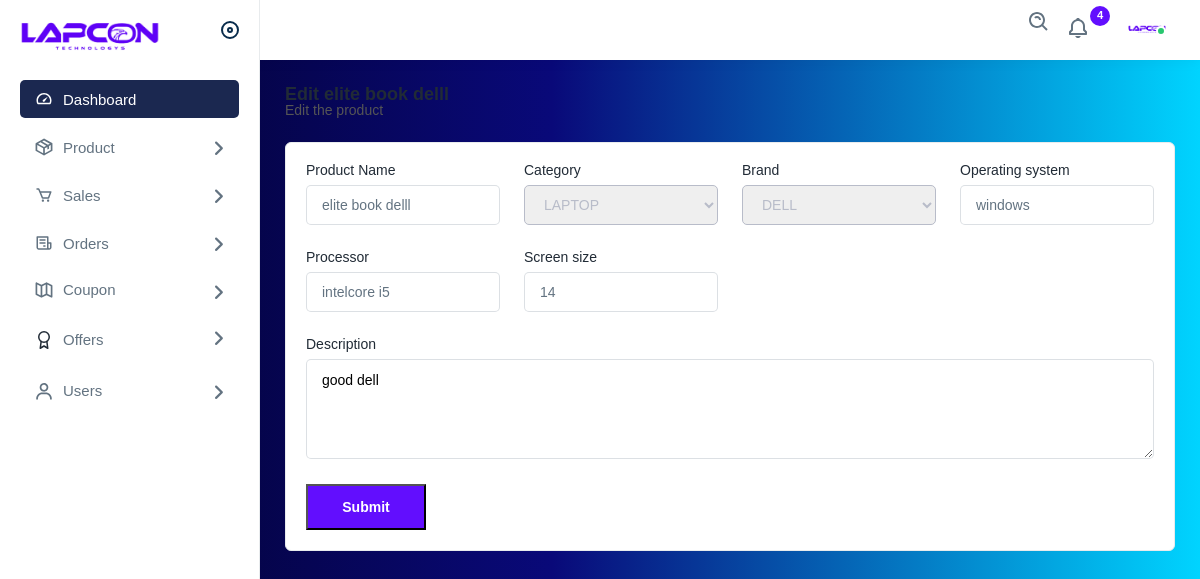
Page /admin_panel/edit_product/1/ (signed in) on the committed database.
### Product/models.py (models this page shows)
class Product(models.Model):
    name=models.CharField(max_length=255)
    description=models.TextField()
    category=models.ForeignKey(Category, on_delete=models.CASCADE,related_name='products')
    brand=models.ForeignKey(Brand,on_delete=models.CASCADE,related_name='products')
    operating_system = models.CharField(max_length=25, default='Android')
    processor = models.CharField(max_length=60)
    screen_size = models.CharField(max_length=60)
    is_available = models.BooleanField(default=True)
    is_active = models.BooleanField(default=True)
    created_at = models.DateTimeField(auto_now_add=True)
    updated_at = models.DateTimeField(auto_now=True)

class Category(models.Model):
    name=models.CharField(max_length=50,unique=True)
    description=models.TextField(null=True)
    created_at=models.DateTimeField(default=datetime.now())
    is_active=models.BooleanField(default=True)

class Brand(models.Model):
    name=models.CharField(max_length=50,unique=True)
    description=models.TextField(null=True)
    image=models.ImageField(upload_to=upload_to)
    created_at=models.DateTimeField(default=datetime.now())
    is_active=models.BooleanField(default=True)

### Product/views.py (the view, shortened to what this page needs)
# urls.py: path('admin_panel/edit_product/<int:product_id>/', views.edit_product, name='edit_product'),
@login_required(login_url='admin_signin')
def edit_product(request, product_id):
    product = Product.objects.get(pk =product_id)
    category = Category.objects.get(pk=product.category.id)
    categoryes = Category.objects.all()
    brand = Brand.objects.get(pk=product.brand.id)
    brands = Brand.objects.all()
    return render(request, 'admin/edit_product.html', {'product':product,'category':category,'brand':brand,'brands':brands,'categoryes':categoryes})

### templates/admin/edit_product.html (shortened to what this page needs)
{% extends 'admin/layout.html' %}
{% load static %}
{% block content %}
    <div class="page-wrapper">
        <div class="content">
            <div class="page-header">
                <div class="page-title">
                    <h4>Edit {{product.name}}</h4>
                    <h6>Edit the product</h6>
                </div>
            </div>
            <div class="card">
                <div class="card-body">
                    <form method="post" enctype="multipart/form-data">
                        <div class="row">
                            <div class="col-lg-3 col-sm-6 col-12">
                                <div class="form-group">
                                    <label>Product Name</label>
                                    <input type="text" name="name" required value="{{product.name}}">
                                </div>
                            </div>
                            <div class="col-lg-3 col-sm-6 col-12">
                                <div class="form-group">
                                    <label>Category</label>
                                    <select class="select" name="category" required>
                                        {% for c in categoryes%}
                                                <option value="{{c.id}}" {% if product.category.id == c.id %}selected{%endif%}>{{c.name}}</option>
                                            {% endfor %}
                                    </select>
                                </div>
                            </div>
                            <div class="col-lg-3 col-sm-6 col-12">
                                <div class="form-group">
                                    <label>Brand</label>
                                        <select class="select" name="brand" required >
                                            {% for b in brands%}
                                                <option value="{{b.id}}" {% if product.brand.id == b.id %}selected{%endif%}>{{b.name}}</option>
                                            {% endfor %}
                                        </select>
                                </div>
                            </div>
                            <div class="col-lg-3 col-sm-6 col-12">
                                <div class="form-group">
                                        <label>Operating system</label>
                                        <input type="text" name="operating_system" required value="{{product.operating_system}}">
                                </div>
                            </div>
                            <div class="col-lg-3 col-sm-6 col-12">
                                <div class="form-group">
                                    <label>Processor</label>
                                    <input type="text" name="processor" required value="{{product.processor}}">
                                </div>
                            </div>
                            <div class="col-lg-3 col-sm-6 col-12">
                                <div class="form-group">
                                    <label>Screen size</label>
                                    <input type="text" required name="screen_size" value="{{product.screen_size}}" onkeyup="if (/[^|0-9.]+/g.test(this.value)) this.value = this.value.replace(/[^|0-9.]+/g,'')">
                                </div>
                            </div>
                            <div class="col-lg-12">
                                <div class="form-group">
                                    <label>Description</label>
                                    <textarea class="form-control" required minlength="5" name="description" >{{product.description}}</textarea>
                                </div>
                            </div>
                            <div class="col-lg-12">
                                <button href="javascript:void(0);" class="btn btn-submit me-2" type="submit">Submit</button>
                            </div>
                        </div>
                    </form>
                </div>
            </div>
        </div>
    </div>
{% endblock %}

### templates/admin/layout.html (style rules this page uses)
.select { padding: 0 15px; width: 100%; border-radius: 5px; border-color: #b8bcc9; height: 40px; color: #b8bcc9; border: 1px #b8bcc9 solid; }

### rows in the picture
Product: name "elite book delll", category "LAPTOP", brand "DELL", operating_system "windows", processor "intelcore i5", screen_size "14", description "good dell"
